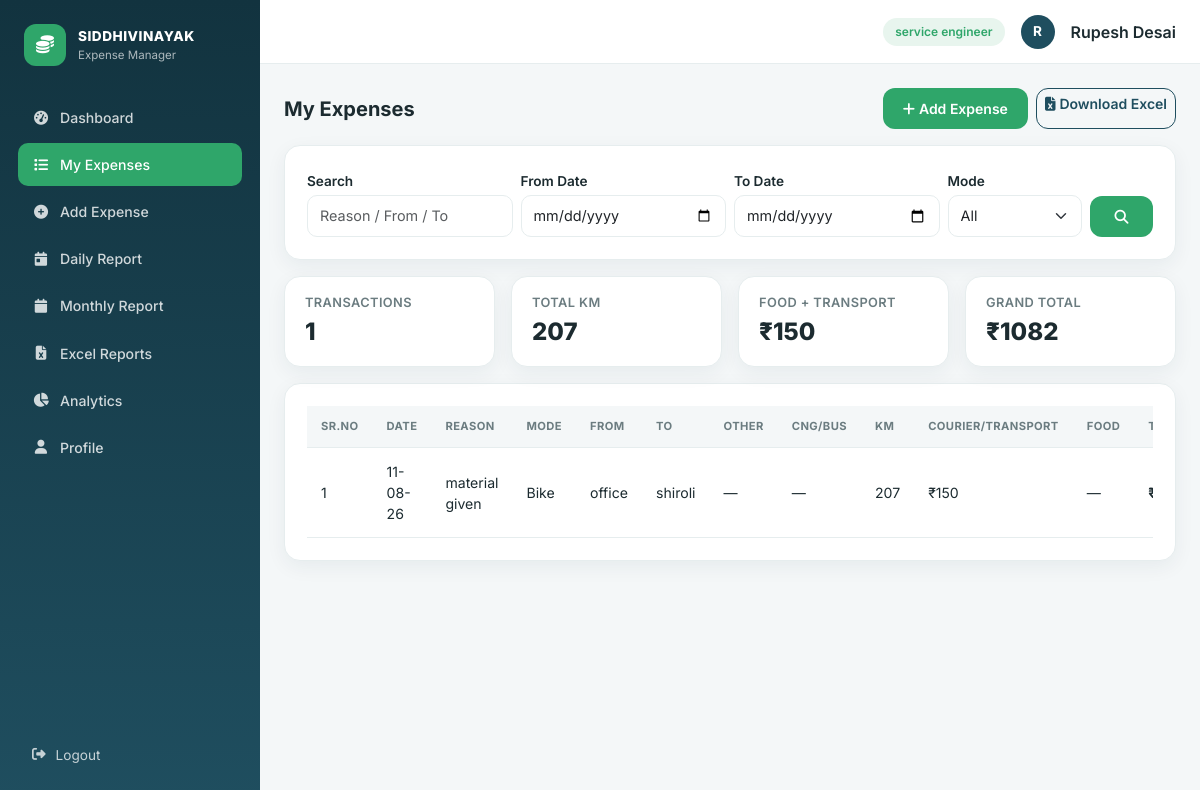
The app's page /expenses (signed in) with its own data.
### models.py (models this page shows, shortened)
class Employee(UserMixin, db.Model):
    __tablename__ = "employees"
    id = db.Column(db.Integer, primary_key=True)
    employee_code = db.Column(db.String(20), unique=True, nullable=False)
    name = db.Column(db.String(120), nullable=False)
    email = db.Column(db.String(120), unique=True, nullable=False)
    mobile = db.Column(db.String(20))
    designation = db.Column(db.String(100))
    department = db.Column(db.String(100))
    password_hash = db.Column(db.String(255), nullable=False)
    joining_date = db.Column(db.Date, default=date.today)
    role = db.Column(db.String(20), default="employee")  # employee | admin
    is_blocked = db.Column(db.Boolean, default=False)
    created_at = db.Column(db.DateTime, default=datetime.utcnow)
    expenses = db.relationship(
        "Expense", backref="employee", lazy=True, cascade="all, delete-orphan"
    )
    @property
    def is_active(self):
        return not self.is_blocked
    @property
    def is_admin(self):
        return self.role == "admin"

class Expense(db.Model):
    __tablename__ = "expenses"
    id = db.Column(db.Integer, primary_key=True)
    employee_id = db.Column(db.Integer, db.ForeignKey("employees.id"), nullable=False)
    expense_date = db.Column(db.Date, nullable=False, default=date.today)
    reason = db.Column(db.String(255), nullable=False)
    mode = db.Column(db.String(20), nullable=False)  # Bike/Bus/Train/Car/Auto/Cab/Other
    from_location = db.Column(db.String(120))
    to_location = db.Column(db.String(120))
    other_amount = db.Column(db.Float, default=0)
    cng_bus_amount = db.Column(db.Float, default=0)
    km = db.Column(db.Float, default=0)
    courier_transport_amount = db.Column(db.Float, default=0)
    food_amount = db.Column(db.Float, default=0)
    km_rate = db.Column(db.Float, default=0)
    km_amount = db.Column(db.Float, default=0)
    total_amount = db.Column(db.Float, default=0)
    notes = db.Column(db.Text)
    created_at = db.Column(db.DateTime, default=datetime.utcnow)
    updated_at = db.Column(db.DateTime, default=datetime.utcnow, onupdate=datetime.utcnow)

### routes/employee.py (the view, shortened to what this page needs)
@employee_bp.route("/expenses")
@login_required
def expenses():
    query = Expense.query.filter_by(employee_id=current_user.id)
    search = request.args.get("q", "").strip()
    from_date = parse_date(request.args.get("from_date"))
    to_date = parse_date(request.args.get("to_date"))
    mode = request.args.get("mode", "").strip()
    if from_date:
        query = query.filter(Expense.expense_date >= from_date)
    if to_date:
        query = query.filter(Expense.expense_date <= to_date)
    if mode:
        query = query.filter(Expense.mode == mode)
    items = query.order_by(Expense.expense_date.desc()).all()
    summary = {
        "count": len(items),
        "km": sum(e.km or 0 for e in items),
        "food": sum(e.food_amount or 0 for e in items),
        "transport": sum((e.courier_transport_amount or 0) + (e.cng_bus_amount or 0) for e in items),
        "grand_total": sum(e.total_amount or 0 for e in items),
    }
    return render_template("expenses.html", expenses=items, summary=summary,
                            search=search, from_date=from_date, to_date=to_date, mode=mode)

### routes/employee.py (called while the page is built)
def parse_date(value, default=None):
    if not value:
        return default
    try:
        return datetime.strptime(value, "%Y-%m-%d").date()
    except ValueError:
        return default

### templates/expenses.html (shortened to what this page needs)
{% extends "base.html" %}
{% block content %}
<div class="d-flex justify-content-between align-items-center flex-wrap gap-2 mb-3">
  <h5 class="fw-bold mb-0">My Expenses</h5>
  <div class="d-flex gap-2">
    <a href="{{ url_for('employee.add_expense') }}" class="btn btn-brand btn-sm"><i class="fa-solid fa-plus me-1"></i>Add Expense</a>
    <a href="{{ url_for('excel.export_all') }}" class="btn btn-outline-brand btn-sm"><i class="fa-solid fa-file-excel me-1"></i>Download Excel</a>
  </div>
</div>
<div class="panel mb-3">
  <form method="GET" class="row g-2 align-items-end">
    <div class="col-md-3">
      <label class="form-label mb-1">Search</label>
      <input type="text" name="q" value="{{ search }}" class="form-control form-control-sm" placeholder="Reason / From / To">
    </div>
    <div class="col-md-3">
      <label class="form-label mb-1">From Date</label>
      <input type="date" name="from_date" value="{{ from_date }}" class="form-control form-control-sm">
    </div>
    <div class="col-md-3">
      <label class="form-label mb-1">To Date</label>
      <input type="date" name="to_date" value="{{ to_date }}" class="form-control form-control-sm">
    </div>
    <div class="col-md-2">
      <label class="form-label mb-1">Mode</label>
      <select name="mode" class="form-select form-select-sm">
        <option value="">All</option>
      </select>
    </div>
    <div class="col-md-1">
      <button class="btn btn-brand btn-sm w-100"><i class="fa-solid fa-search"></i></button>
    </div>
  </form>
</div>
<div class="row g-3 mb-3">
  <div class="col-6 col-md-3"><div class="stat-card py-3"><div class="stat-label">Transactions</div><div class="stat-value fs-4">{{ summary.count }}</div></div></div>
  <div class="col-6 col-md-3"><div class="stat-card py-3"><div class="stat-label">Total KM</div><div class="stat-value fs-4">{{ "%.0f"|format(summary.km) }}</div></div></div>
  <div class="col-6 col-md-3"><div class="stat-card py-3"><div class="stat-label">Food + Transport</div><div class="stat-value fs-4">₹{{ "%.0f"|format(summary.food + summary.transport) }}</div></div></div>
  <div class="col-6 col-md-3"><div class="stat-card py-3"><div class="stat-label">Grand Total</div><div class="stat-value fs-4">₹{{ "%.0f"|format(summary.grand_total) }}</div></div></div>
</div>
<div class="panel">
  <div class="table-responsive">
    <table class="table-modern">
      <thead>
        <tr>
          <th>SR.NO</th><th>DATE</th><th>REASON</th><th>MODE</th><th>FROM</th><th>TO</th>
          <th>OTHER</th><th>CNG/BUS</th><th>KM</th><th>COURIER/TRANSPORT</th><th>FOOD</th><th>TOTAL</th><th>ACTIONS</th>
        </tr>
      </thead>
      <tbody>
        {% for e in expenses %}
        <tr>
          <td>{{ loop.index }}</td>
          <td>{{ e.expense_date.strftime('%d-%m-%y') }}</td>
          <td>{{ e.reason }}</td>
          <td class="text-capitalize">{{ e.mode }}</td>
          <td>{{ e.from_location }}</td>
          <td>{{ e.to_location }}</td>
          <td>{{ "₹%.0f"|format(e.other_amount) if e.other_amount else "—" }}</td>
          <td>{{ "₹%.0f"|format(e.cng_bus_amount) if e.cng_bus_amount else "—" }}</td>
          <td>{{ e.km|int if e.km else "—" }}</td>
          <td>{{ "₹%.0f"|format(e.courier_transport_amount) if e.courier_transport_amount else "—" }}</td>
          <td>{{ "₹%.0f"|format(e.food_amount) if e.food_amount else "—" }}</td>
          <td class="fw-bold">₹{{ "%.2f"|format(e.total_amount) }}</td>
        </tr>
        {% else %}
        <tr><td colspan="13" class="text-center text-muted py-4">No expenses found for the selected filters.</td></tr>
        {% endfor %}
      </tbody>
    </table>
  </div>
</div>
{% endblock %}

### templates/base.html (shortened to what this page needs)
<!DOCTYPE html>
<html lang="en">
<head>
<link href="https://cdn.jsdelivr.net/npm/bootstrap@5.3.3/dist/css/bootstrap.min.css" rel="stylesheet">
<link rel="stylesheet" href="https://cdnjs.cloudflare.com/ajax/libs/font-awesome/6.5.2/css/all.min.css">
<link rel="stylesheet" href="{{ url_for('static', filename='css/style.css') }}">
</head>
<body class="{% if current_user.is_authenticated %}has-shell{% endif %}">
{% if current_user.is_authenticated %}
<div class="app-shell">
  <aside class="sidebar d-none d-lg-flex flex-column">
    <div class="sidebar-brand">
      <div class="brand-mark"><i class="fa-solid fa-coins"></i></div>
      <div>
        <div class="brand-title">SIDDHIVINAYAK</div>
        <div class="brand-sub">Expense Manager</div>
      </div>
    </div>
    <nav class="sidebar-nav">
      {% if current_user.is_admin %}
        <a href="{{ url_for('admin.dashboard') }}" class="nav-link {{ 'active' if request.endpoint == 'admin.dashboard' }}"><i class="fa-solid fa-gauge-high"></i> Dashboard</a>
        <a href="{{ url_for('admin.employees') }}" class="nav-link {{ 'active' if request.endpoint and request.endpoint.startswith('admin.employ') }}"><i class="fa-solid fa-users"></i> Employees</a>
        <a href="{{ url_for('admin.all_expenses') }}" class="nav-link {{ 'active' if request.endpoint == 'admin.all_expenses' }}"><i class="fa-solid fa-receipt"></i> All Expenses</a>
        <a href="{{ url_for('admin.reports') }}" class="nav-link {{ 'active' if request.endpoint and request.endpoint.startswith('admin.reports') or request.endpoint == 'admin.employee_report' }}"><i class="fa-solid fa-chart-line"></i> Reports</a>
        <a href="{{ url_for('excel.export_all_employees') }}" class="nav-link"><i class="fa-solid fa-file-excel"></i> Excel Export</a>
        <a href="{{ url_for('admin.rates') }}" class="nav-link {{ 'active' if request.endpoint == 'admin.rates' }}"><i class="fa-solid fa-road"></i> KM Rates</a>
        <a href="{{ url_for('admin.settings') }}" class="nav-link {{ 'active' if request.endpoint == 'admin.settings' }}"><i class="fa-solid fa-gear"></i> Settings</a>
      {% else %}
        <a href="{{ url_for('employee.dashboard') }}" class="nav-link {{ 'active' if request.endpoint == 'employee.dashboard' }}"><i class="fa-solid fa-gauge-high"></i> Dashboard</a>
        <a href="{{ url_for('employee.expenses') }}" class="nav-link {{ 'active' if request.endpoint == 'employee.expenses' }}"><i class="fa-solid fa-list"></i> My Expenses</a>
        <a href="{{ url_for('employee.add_expense') }}" class="nav-link {{ 'active' if request.endpoint == 'employee.add_expense' }}"><i class="fa-solid fa-circle-plus"></i> Add Expense</a>
        <a href="{{ url_for('employee.daily_report') }}" class="nav-link {{ 'active' if request.endpoint == 'employee.daily_report' }}"><i class="fa-solid fa-calendar-day"></i> Daily Report</a>
        <a href="{{ url_for('employee.monthly_report') }}" class="nav-link {{ 'active' if request.endpoint == 'employee.monthly_report' }}"><i class="fa-solid fa-calendar"></i> Monthly Report</a>
        <a href="{{ url_for('excel.export_all') }}" class="nav-link"><i class="fa-solid fa-file-excel"></i> Excel Reports</a>
        <a href="{{ url_for('employee.analytics') }}" class="nav-link {{ 'active' if request.endpoint == 'employee.analytics' }}"><i class="fa-solid fa-chart-pie"></i> Analytics</a>
        <a href="{{ url_for('employee.profile') }}" class="nav-link {{ 'active' if request.endpoint == 'employee.profile' }}"><i class="fa-solid fa-user"></i> Profile</a>
      {% endif %}
    </nav>
    <a href="{{ url_for('auth.logout') }}" class="sidebar-logout"><i class="fa-solid fa-right-from-bracket"></i> Logout</a>
  </aside>
  <div class="main-col">
    <header class="topbar">
      <div class="ms-auto d-flex align-items-center gap-3">
        <span class="badge-role">{{ 'Administrator' if current_user.is_admin else current_user.designation }}</span>
        <div class="avatar-circle">{{ current_user.name[0] }}</div>
        <span class="d-none d-md-inline fw-semibold">{{ current_user.name }}</span>
      </div>
    </header>
    <main class="content-area pb-5 pb-lg-4">
      {% block content %}{% endblock %}
    </main>
  </div>
</div>
{% endif %}
</body>
</html>

### static/css/style.css (style rules this page uses)
:root { --brand-dark:#12333f; --brand:#1f4e5f; --brand-light:#2f7c8f; --accent:#2fa66a; --accent-soft:#e8f5ee; --bg:#f4f7f8; --card:#ffffff; --text:#1c2b30; --muted:#6b7c80; --border:#e6edee; --radius:16px; --shadow:0 6px 20px rgba(18,51,63,.06); }
* { box-sizing:border-box; }
body { font-family:'Inter',system-ui,-apple-system,sans-serif; background:var(--bg); color:var(--text); margin:0; }
.app-shell { display:flex;min-height:100vh; }
.sidebar { width:260px;flex-shrink:0; background:linear-gradient(180deg,var(--brand-dark),var(--brand)); color:#fff;padding:24px 18px; }
.sidebar-brand { display:flex;align-items:center;gap:12px;margin-bottom:30px;padding:0 6px; }
.brand-mark { width:42px;height:42px;border-radius:12px;background:var(--accent);display:flex;align-items:center;justify-content:center;font-size:18px; }
.brand-title { font-weight:800;font-size:.85rem;letter-spacing:.5px; }
.brand-sub { font-size:.72rem;color:rgba(255,255,255,.65); }
.sidebar-nav { display:flex;flex-direction:column;gap:4px;flex:1; }
.sidebar-nav .nav-link { color:rgba(255,255,255,.8); padding:11px 14px;border-radius:10px;font-size:.88rem;font-weight:500; display:flex;align-items:center;gap:10px;transition:.15s; }
.sidebar-nav .nav-link i { width:18px;text-align:center; }
.sidebar-nav .nav-link.active { background:var(--accent);color:#fff; }
.sidebar-logout { color:rgba(255,255,255,.75);padding:11px 14px;font-size:.85rem;text-decoration:none;display:flex;gap:10px;align-items:center; }
.main-col { flex:1;display:flex;flex-direction:column;min-width:0; }
.topbar { height:64px;background:var(--card);border-bottom:1px solid var(--border); display:flex;align-items:center;padding:0 24px;position:sticky;top:0;z-index:10; }
.badge-role { background:var(--accent-soft);color:var(--accent);font-size:.75rem;font-weight:600;padding:5px 12px;border-radius:20px; }
.avatar-circle { width:34px;height:34px;border-radius:50%;background:var(--brand);color:#fff;display:flex;align-items:center;justify-content:center;font-weight:700;font-size:.85rem; }
.content-area { padding:24px;max-width:1300px;width:100%;margin:0 auto; }
.stat-card { background:var(--card);border-radius:var(--radius);box-shadow:var(--shadow); padding:20px;border:1px solid var(--border);height:100%; }
.stat-card .stat-label { color:var(--muted);font-size:.8rem;font-weight:600;text-transform:uppercase;letter-spacing:.4px; }
.stat-card .stat-value { font-size:1.6rem;font-weight:800;margin-top:2px; }
.panel { background:var(--card);border-radius:var(--radius);box-shadow:var(--shadow); border:1px solid var(--border);padding:22px; }
.btn-brand { background:var(--accent);border:none;color:#fff;font-weight:600; border-radius:12px;padding:10px 20px;transition:.15s; }
.btn-outline-brand { border:1.5px solid var(--brand);color:var(--brand);border-radius:12px;font-weight:600; }
.table-modern { width:100%;border-collapse:separate;border-spacing:0;font-size:.88rem; }
.table-modern thead th { background:var(--bg);color:var(--muted);font-weight:700;text-transform:uppercase;font-size:.7rem; letter-spacing:.4px;padding:12px 14px;border-bottom:1px solid var(--border);white-space:nowrap; }
.table-modern tbody td { padding:13px 14px;border-bottom:1px solid var(--border);vertical-align:middle; }
.form-label { font-weight:600;font-size:.85rem; }
.form-control,.form-select { border-radius:10px;border:1px solid var(--border);padding:9px 12px;font-size:.9rem; }

### records on screen
Employee: role+designation "service engineer", name "R", name "Rupesh Desai"
Expense: expense_date "11-08-26", reason "material given", mode "Bike", from_location "office", to_location "shiroli", other_amount "—", cng_bus_amount "—", km "207", courier_transport_amount "₹150", food_amount "—"

### other values on screen
{{ summary.count }} "1"
{{ "%.0f"|format(summary.km) }} "207"
{{ "%.0f"|format(summary.food + summary.transport) }} "150"
{{ "%.0f"|format(summary.grand_total) }} "1082"
